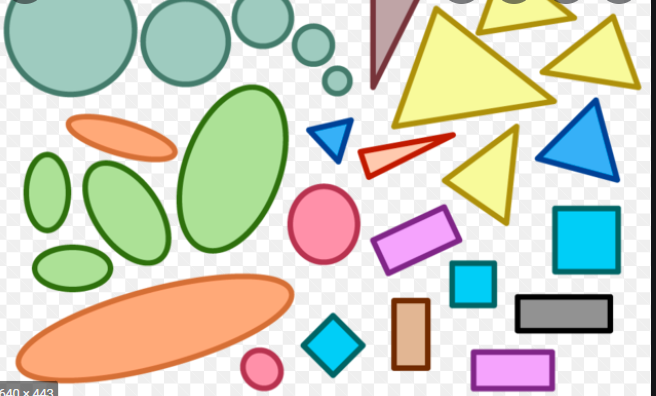
#> input picture pngImage/img_7.png, 656 x 396 px
$ python shapeDEtection.py
#> lines starting #> are read from the running program, lines starting #| are printed output that depends on the picture; after the words box and inside, x2 and y2 are one past the last pixel; in counts of white or black regions, pixels touching at a corner belong together
import cv2
import  numpy as np


def getContours(img):       #funtion to create contour elements in the image
    contiurs,hierarchy = cv2.findContours(img,cv2.RETR_TREE,cv2.CHAIN_APPROX_NONE)
    for cnt in contiurs:
        area = cv2.contourArea(cnt)
        print(area)
        if area > 10:  # reovig noise
            cv2.drawContours(imgContor,cnt,-2,(255,9,0),1,) #drwaing Contour

            peri = cv2.arcLength(cnt,True)      #calculating Parameter of the image
            print(peri)     #printing perimerter
            aprox = cv2.approxPolyDP(cnt,0.02*peri,True)
            print(aprox)        #print Aprox
            print(len(aprox))

            objCor = len(aprox)
            x,y,w,h = cv2.boundingRect(aprox)       #bounding box arounf the countur

            if objCor ==3: objectType = "Triangle"
            elif objCor == 4: objectType = "Square"
            elif objCor >= 4: objectType = "circle"

            #compairing shape
            else: objectType="unidentified"

            cv2.rectangle(imgContor,(x+2,y+2),(x+w+2,y+h+2),(0,255,0),2)

            cv2.putText(imgContor,objectType,       #inserting text
                        (x+(w//2)-10,y+(h//2)-10),cv2.FONT_HERSHEY_COMPLEX,
                         0.5,(0,0,255),1)


imgpath ='pngImage/img_7.png'
img = cv2.imread(imgpath)
#> img is the input picture: shape (396, 656, 3); mean B, G, R 189.8, 207, 204.7
imgContor = img.copy()


imgGray = cv2.cvtColor(img,cv2.COLOR_BGR2GRAY)
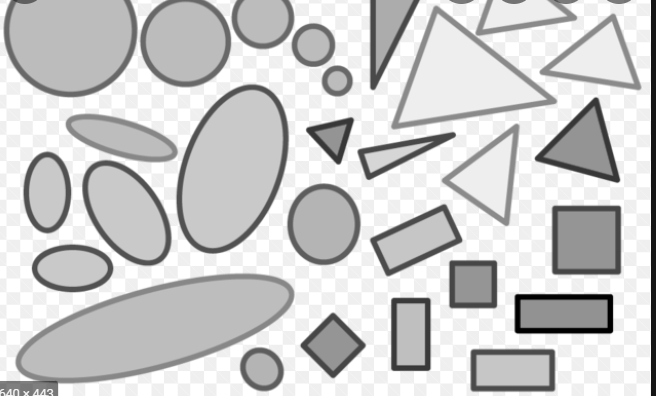
#> imgGray: shape (396, 656); min 0, max 255, mean 204.3
imgBlur = cv2.GaussianBlur(imgGray,(7,7),1)
imgCanny = cv2.Canny(imgBlur,50,50)
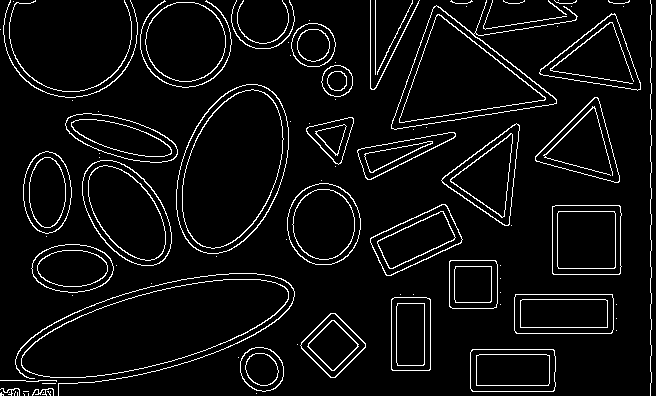
#> imgCanny: shape (396, 656); 5.9% white in thin lines or dots


getContours(imgCanny)
#> in getContours, `contiurs,hierarchy = cv2.findContours(img,cv2.RETR_TREE,cv2.CHAIN_APPR..`: contiurs = 160 contours, 62 with area under 20; largest, box (x1, y1, x2, y2) and area: (21, 279, 289, 378) 15406, (21, 279, 289, 378) 15314, (176, 84, 289, 254) 13976, (176, 84, 289, 254) 13859, (182, 89, 284, 249) 11578
#> the loop in getContours, `for cnt in contiurs:` made 160 passes
#> (area, peri, aprox, objCor, x, y, w, h) on passes 16, 17, 18, 19, 27, 28, 29, 30: (3542, 250.1, [[470, 352], [472, 391], [554, 390], [553, 349]], 4, 470, 349, 85, 43), (3536, 247.8, [[470, 352], [552, 349], [554, 389], [473, 391]], 4, 470, 349, 85, 43), (2256.5, 206.2, [[476, 355], [476, 385], [549, 383], [549, 355]], 4, 476, 355, 74, 31), (2254.5, 203.9, [[476, 356], [546, 354], [549, 383], [477, 385]], 4, 476, 354, 74, 32), (2356, 187.7, [[330, 313], [300, 345], [335, 377], [365, 343]], 4, 300, 313, 66, 65), (2236, 185.4, [[331, 313], [365, 344], [334, 377], [300, 345]], 4, 300, 313, 66, 65), (1395, 146.6, [[331, 320], [307, 346], [334, 370], [358, 344]], 4, 307, 320, 52, 51), (1298, 141.8, [[332, 320], [357, 344], [333, 370], [308, 346]], 4, 308, 320, 50, 51)
#> (area, peri, objCor, x, y, w, h, objectType) on passes 20, 21, 22, 23, 46, 47: (1505.5, 145.3, 8, 240, 349, 44, 42, 'circle'), (1465.5, 143, 8, 240, 348, 43, 43, 'circle'), (824.5, 108.3, 8, 245, 353, 34, 33, 'circle'), (795.5, 106, 8, 245, 353, 34, 33, 'circle'), (15406, 628.1, 6, 21, 279, 268, 99, 'circle'), (15314, 625.7, 7, 21, 279, 268, 99, 'circle')
#| 0.0
#| 0.0
#| 0.0
#| 0.0
#| 0.0
#| 0.0
#| 4.0
#| 1.5
#> (further printed lines are left out)
#> after the loop in getContours, `for cnt in contiurs:`:
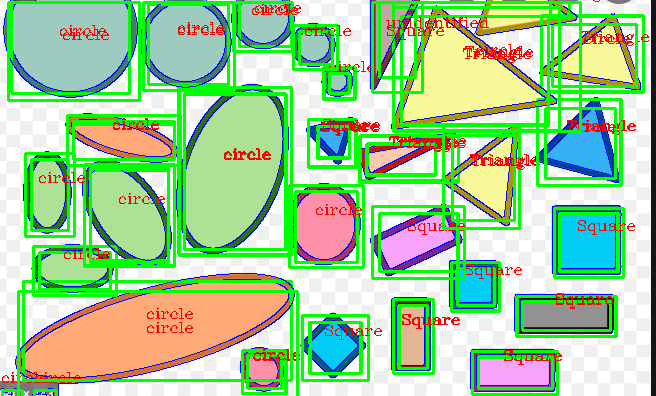
#> imgContor: shape (396, 656, 3); mean B, G, R 156.8, 206, 164.2


cv2.imshow("orignal",imgCanny )
cv2.imshow("orignal1",imgGray)
cv2.imshow("orignal2",imgContor)
cv2.imshow("orignal3",img)
cv2.waitKey(0)

$ run again, with pngImage/img_3.png copied over pngImage/img_7.png
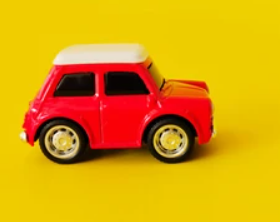
#> input picture pngImage/img_3.png, 280 x 222 px
#> img is the input picture: shape (222, 280, 3); mean B, G, R 11.9, 158.9, 218.5
#> `imgCanny = cv2.Canny(imgBlur,50,50)`:
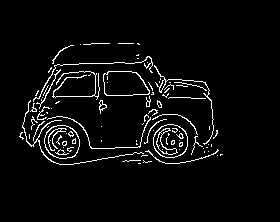
#> imgCanny: shape (222, 280); 4.3% white in thin lines or dots, all inside (x1, y1, x2, y2) = (19, 43, 223, 165)
#> contiurs = 113 contours, 93 with area under 20; largest, box (x1, y1, x2, y2) and area: (103, 71, 150, 96) 934, (44, 125, 80, 159) 929, (153, 124, 188, 158) 915, (103, 71, 150, 96) 912, (44, 125, 80, 159) 904
#> the loop in getContours, `for cnt in contiurs:` made 113 passes
#> (area, peri, objCor, x, y, w, h, objectType) on passes 25, 26, 27, 28, 40, 41, 42, 55: (929, 114.9, 8, 44, 125, 36, 34, 'circle'), (904, 112.6, 8, 44, 125, 36, 34, 'circle'), (25, 34.97, 11, 55, 149, 14, 6, 'circle'), (21, 18.14, 7, 57, 149, 8, 6, 'circle'), (20.5, 145, 10, 49, 128, 17, 23, 'circle'), (915, 112.9, 8, 153, 124, 35, 34, 'circle'), (889, 110.6, 8, 153, 124, 35, 34, 'circle'), (167.5, 96.67, 11, 156, 128, 22, 27, 'circle')
#> (printed output is left out)
#> after the loop in getContours, `for cnt in contiurs:`:
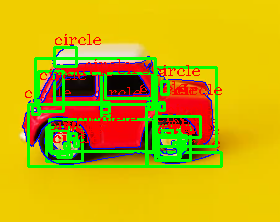
#> imgContor: shape (222, 280, 3); 17.1% of pixels changed, all inside (x1, y1, x2, y2) = (22, 34, 223, 168)
